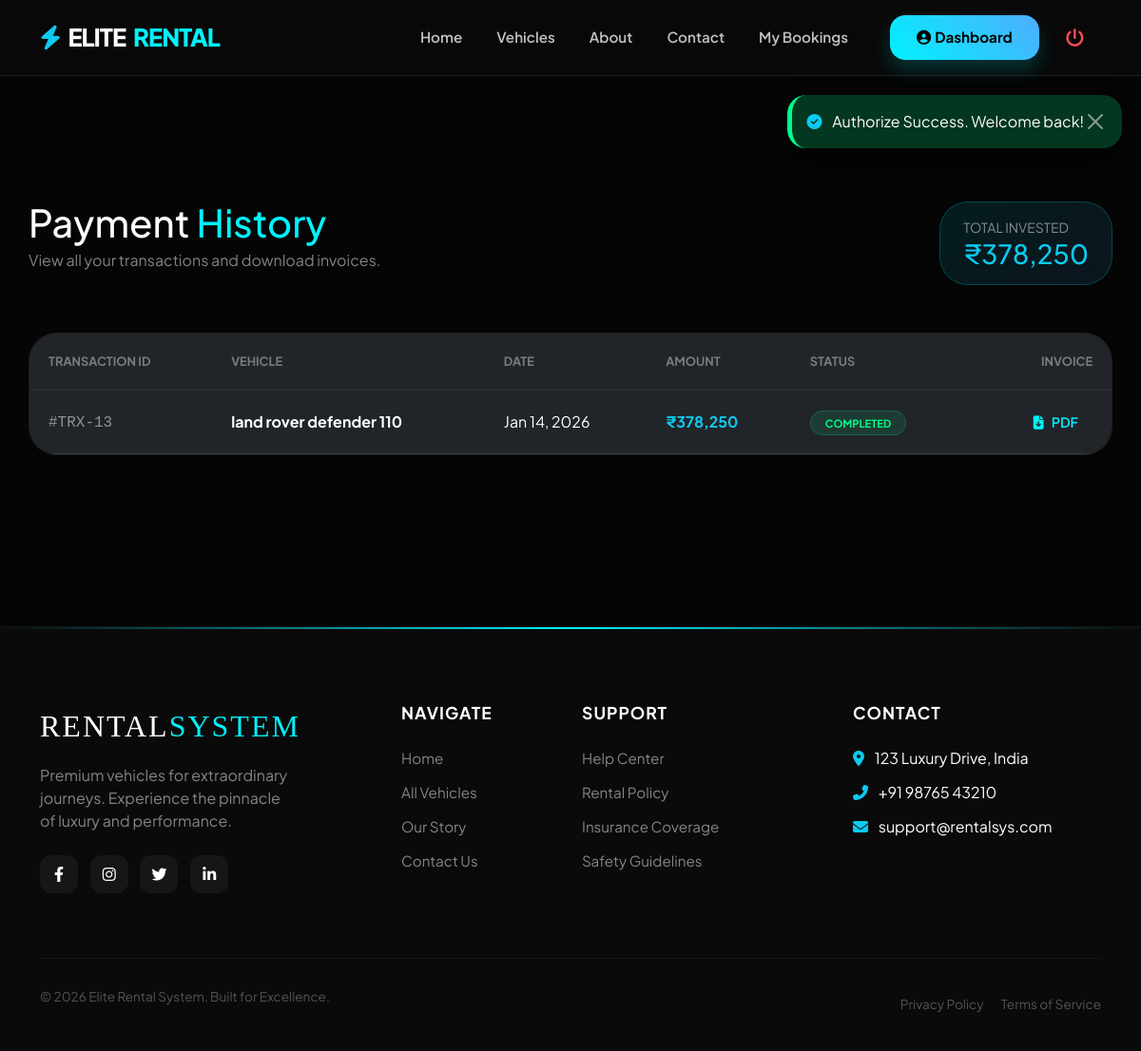
The app's page /user/my_payments.php (signed in) with its own data.
### tables this page shows
CREATE TABLE `bookings` (
  `id` int(11) NOT NULL,
  `user_id` int(11) NOT NULL,
  `vehicle_id` int(11) NOT NULL,
  `from_date` date NOT NULL,
  `to_date` date NOT NULL,
  `total_price` decimal(10,2) NOT NULL,
  `status` varchar(20) DEFAULT 'confirmed',
  `booking_date` timestamp NOT NULL DEFAULT current_timestamp()
);

CREATE TABLE `vehicles` (
  `id` int(11) NOT NULL,
  `brand` varchar(100) DEFAULT NULL,
  `model` varchar(100) DEFAULT NULL,
  `type` varchar(50) DEFAULT NULL,
  `price_per_day` int(11) DEFAULT NULL,
  `image` varchar(255) DEFAULT NULL,
  `fuel_type` varchar(50) DEFAULT NULL,
  `transmission` varchar(50) DEFAULT NULL,
  `seats` int(11) DEFAULT NULL,
  `hp` int(11) DEFAULT NULL,
  `status` varchar(20) DEFAULT 'available'
);

### user/my_payments.php (the view, shortened to what this page needs)
<?php
require_once(__DIR__ . '/../includes/db.php');
include(__DIR__ . '/../includes/header.php');
$u_id = $_SESSION['user_id'];
$stats_query = mysqli_query($conn, "SELECT SUM(total_price) as total_spent, COUNT(id) as total_bookings FROM bookings WHERE user_id = '$u_id'");
$stats = mysqli_fetch_assoc($stats_query);
$query = "SELECT bookings.*, vehicles.brand, vehicles.model
          FROM bookings
          JOIN vehicles ON bookings.vehicle_id = vehicles.id
          WHERE bookings.user_id = '$u_id'
          ORDER BY bookings.id DESC";
$result = mysqli_query($conn, $query);
?>
<div class="container payments-container">
    <div class="d-flex justify-content-between align-items-center mb-5">
        <div>
            <h1 class="fw-800 mb-1">Payment <span style="color: var(--accent)">History</span></h1>
            <p class="text-white-50">View all your transactions and download invoices.</p>
        </div>
        <div class="stats-card m-0 py-3 px-4">
            <div class="small text-white-50 text-uppercase">Total Invested</div>
            <h3 class="fw-800 mb-0 text-info">₹<?php echo number_format($stats['total_spent'] ?? 0); ?></h3>
        </div>
    </div>
    <?php if (mysqli_num_rows($result) > 0): ?>
        <div class="table-custom animate__animated animate__fadeIn">
            <table class="table table-dark mb-0">
                <thead>
                    <tr>
                        <th>Transaction ID</th>
                        <th>Vehicle</th>
                        <th>Date</th>
                        <th>Amount</th>
                        <th>Status</th>
                        <th class="text-end">Invoice</th>
                    </tr>
                </thead>
                <tbody>
                    <?php while ($row = mysqli_fetch_assoc($result)): ?>
                        <tr>
                            <td><span class="font-monospace opacity-50 text-uppercase">#TRX-<?php echo $row['id']; ?></span></td>
                            <td>
                                <div class="fw-bold"><?php echo $row['brand'] . " " . $row['model']; ?></div>
                            </td>
                            <td><?php echo date('M d, Y', strtotime($row['booking_date'])); ?></td>
                            <td class="fw-bold text-info">₹<?php echo number_format($row['total_price']); ?></td>
                            <td><span class="payment-status status-paid">Completed</span></td>
                            <td class="text-end">
                                <a href="download_receipt.php?id=<?php echo $row['id']; ?>" class="btn-invoice">
                                    <i class="fas fa-file-download me-2"></i>PDF
                                </a>
                            </td>
                        </tr>
                    <?php endwhile; ?>
                </tbody>
            </table>
        </div>
    <?php endif; ?>
</div>
<?php include(__DIR__ . '/../includes/footer.php'); ?>

### includes/header.php (style rules this page uses)
:root { --accent: #00f2fe; --nav-bg: rgba(10, 10, 10, 0.85); }
body { font-family: 'Plus Jakarta Sans', sans-serif; padding-top: 90px; background: #050505; color: #fff; }

### user/my_payments.php (style rules this page uses)
:root { --accent: #00f2fe; --glass: rgba(255, 255, 255, 0.03); }
body { background: #050505 !important; color: #fff; }
.payments-container { padding: 120px 0 80px; }
.stats-card { background: linear-gradient(135deg, rgba(0, 242, 254, 0.1), rgba(79, 172, 254, 0.1)); border: 1px solid rgba(0, 242, 254, 0.2); border-radius: 30px; padding: 30px; margin-bottom: 40px; backdrop-filter: blur(20px); }
.table-custom { background: var(--glass); border-radius: 30px; overflow: hidden; border: 1px solid rgba(255,255,255,0.08); }
.table-custom thead { background: rgba(255,255,255,0.05); }
.table-custom th { border: none; padding: 20px; color: rgba(255,255,255,0.4); font-size: 0.8rem; text-transform: uppercase; }
.table-custom td { border-top: 1px solid rgba(255,255,255,0.05); padding: 20px; vertical-align: middle; }
.payment-status { padding: 5px 15px; border-radius: 50px; font-size: 0.7rem; font-weight: 700; text-transform: uppercase; }
.status-paid { background: rgba(0, 255, 136, 0.1); color: #00ff88; border: 1px solid rgba(0, 255, 136, 0.2); }
.btn-invoice { color: var(--accent); text-decoration: none; font-weight: 600; font-size: 0.9rem; transition: 0.3s; padding: 8px 15px; border-radius: 10px; }

### includes/footer.php (style rules this page uses)
:root { --footer-bg: #0a0a0a; --accent-glow: #00f2fe; }

### records on screen
bookings: id "13", vehicle.brand "land rover", vehicle.model "defender 110", booking_date "Jan 14, 2026", total_price "378,250"

### other values on screen
$parts[0] "ELITE"
$parts[1] "RENTAL"
$_SESSION['success'] "Authorize Success. Welcome back!"
$stats['total_spent'] "378,250"
